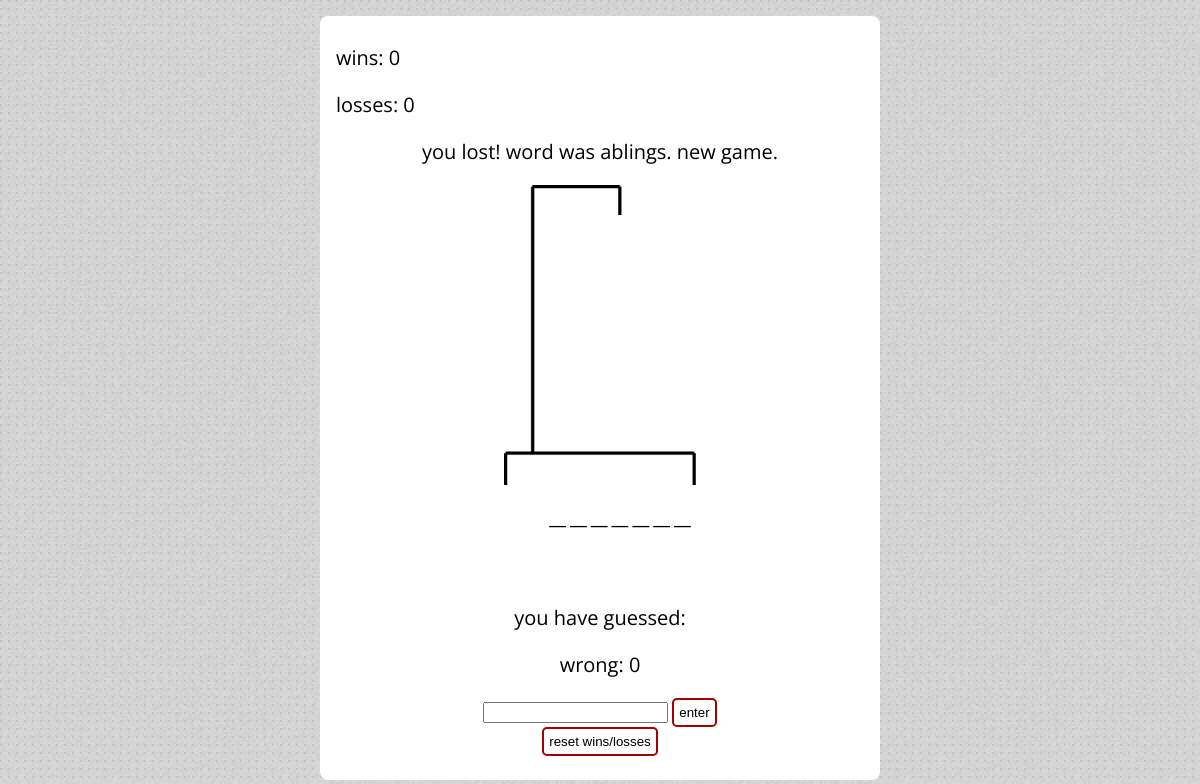
The app's page /hangman/index.html, older data.
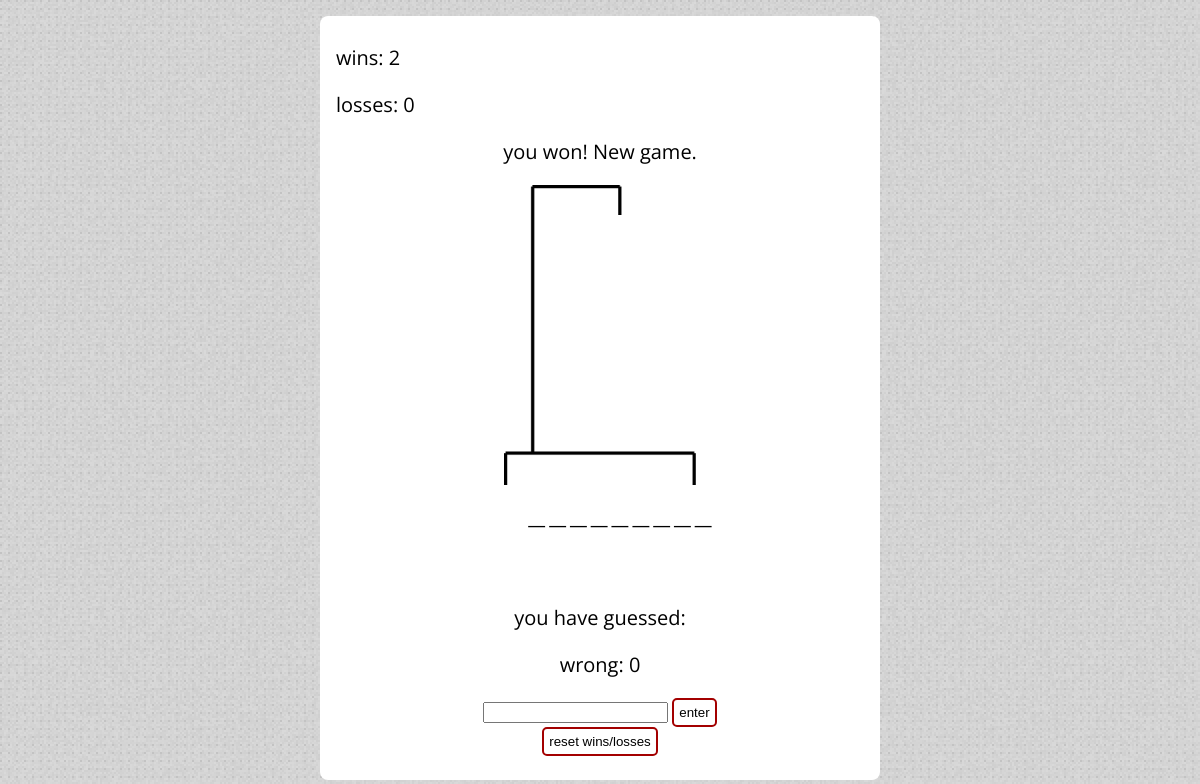
The same page, newer data.
### hangman/models.py (models this page shows, shortened)
class Game(models.Model):
	word = models.CharField(max_length=100)
	word_length = models.IntegerField(default=0)
	current_state = models.CharField(max_length=100)
	guessed_letters = models.CharField(max_length=26,default='')
	wrong_guesses = models.IntegerField(default=0)
	current = models.BooleanField(default=False)
	status = models.CharField(max_length=50, default="New Game - Guess a letter")
	wins = models.IntegerField(default=0)
	losses = models.IntegerField(default=0)

### hangman/views.py (the view)
# urls.py: url(r'index.html', views.index, name='index'),
def index(request):
	random_word = Game.objects.get(current=True)
	template = loader.get_template('hangman/index.html')
	form = GuessForm()
	context = RequestContext(request, {
        'word':random_word,
        'form':form,
        'status':random_word.status,
        'wins':Game.objects.aggregate(Sum('wins'))['wins__sum'],
        'losses':Game.objects.aggregate(Sum('losses'))['losses__sum'],
        'wrong':random_word.wrong_guesses
    })
	return HttpResponse(template.render(context))

### hangman/forms.py
class GuessForm(forms.Form):
    guess = forms.CharField(label='Your guess', max_length=100, widget=forms.TextInput(attrs={'autofocus': 'autofocus'}))

### hangman/templates/hangman/index.html (shortened to what this page needs)
{% load staticfiles %}
<link rel="stylesheet" type="text/css" href="{% static 'hangman/style.css' %}" />
<head>
</head>
<body>
	<div id="container">
	<div id="winloss">
		<p> wins: {{wins}} </p>
	    <p> losses: {{losses}} </p>
	</div>
	<center>
	<p> {{status}} </p>
	<img src='{{STATIC_URL}}hangman/media/{{wrong}}_wrong.png' height=300px></center>
	<div id="game_stats"><center>
	    <ul>
			{% for w in word.current_state %}
		        <li>{{w}}</li>
			{% endfor %}
		</ul>
			<br><br>
			<p>you have guessed: {{word.guessed_letters}} </p>
	 	   	<p> wrong: {{wrong}}</p>
	</div>
	<div id="inputs"><center>
			<form action='/hangman/get_guess/' method='post'>
				{% for field in form.visible_fields %}
					{{ field }}
				{% endfor %}
			<input class='button' type='submit' value='enter'>
			<br>
			<input class='button' type="submit" value="reset wins/losses" name="reset" />
		</form>
		</center>
	</div>
	</div>
</body>

Row changes from the older to the newer data that the page shows:
no longer on this page (row edited): Game: status "you lost! word was ablings. new game."
now on this page (row edited): Game: status "you won! New game."
Text that changed along with them:
{{ wins }}: "0" → "2"
new list line: "_"
